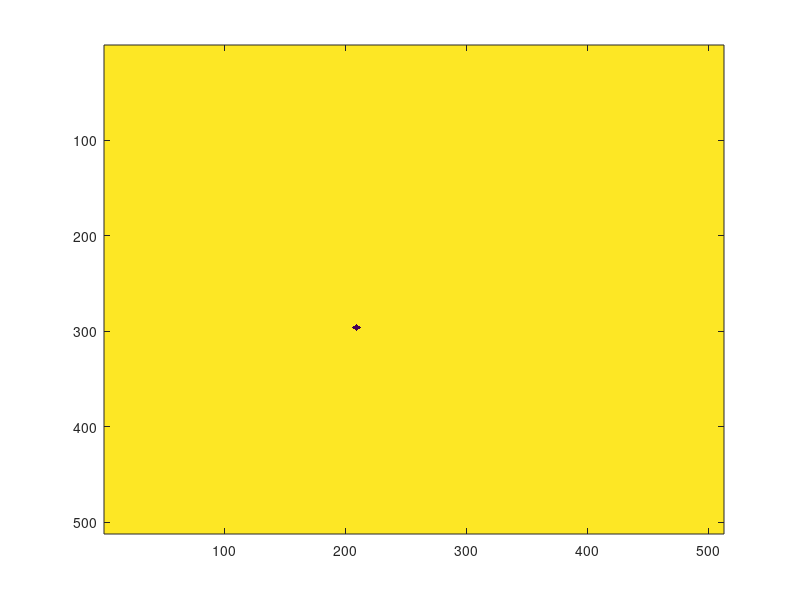
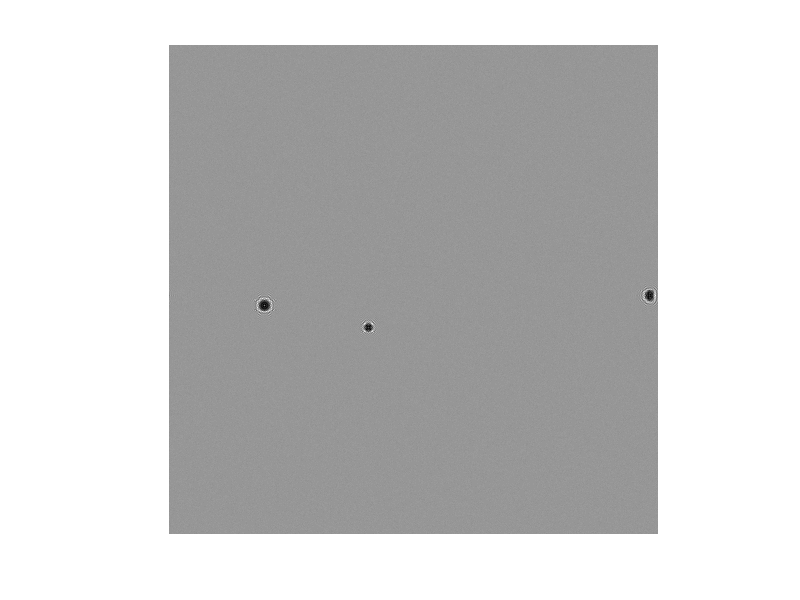

Here is the MATLAB script that generated these plots, in order: (Note: this script raises an error after producing the figures.)
%{
Nx            -- Number of voxels along voxel voume x axis
Ny            -- Number of voxels along voxel volume y axis
zmax          -- Number of voxels along voxel volume z axis
pixel_size    -- size in microns
particle_size -- diameter of particle in microns
lambda        -- wavelength of light in microns from the laser source
working_dist  -- distance between voxel and camera 1 along z direction
depth_factor  -- voxel length in z-direction in microns
mag           -- magnification
%}
%% Initial value setting
clc
clear all
Nx=512;   %pixels along x
Ny=512;   %pixels along y
mag=5;   
pixel_size=2*mag;%microns
lambda=532*10^-3; %microns
zmax=256;         %pixels
working_dist=1000;   %microns
depth_factor=2^11/zmax; % scaling, now range is set as 2.048cm,2^11microns 8um
%% generation hologram and corresponding ground true
data_cale = 10000;%datasets numbers
data_count = 1;
while data_count < data_cale
 r_out = 0;% particle radius ground true
 x_out = 0;% x ground true
 y_out =0 ;% y ground true
 depth = 0;% z ground true
%Simulating holograms
particle_number=randi(200);%particle number
sidex=Nx*pixel_size;
sidey=Nx*pixel_size;
pattern=zeros(Nx,Ny);
particle_size= randi([5,10],1,particle_number); %particle radius
object_mask=ones(Nx,Ny,particle_number);%Generate multiple particle planes
object_mask_out = ones(Nx,Ny);
pattern_size=2*(particle_size+5);
count=0;
iota=sqrt(-1);
%% Particles are generated in each plane
while count<particle_number
    X = randi([particle_size(count+1),Nx-particle_size(count+1)],1);
    Y = randi([particle_size(count+1),Ny-particle_size(count+1)],1);
    Xmax=min(X+pattern_size(count+1)-1,Nx-particle_size(count+1));
    Ymax=min(Y+pattern_size(count+1)-1,Ny-particle_size(count+1));
    if(pattern(X:Xmax,Y:Ymax)==zeros(Xmax-X+1,Ymax-Y+1))
        pattern(X:Xmax,Y:Ymax)=ones(Xmax-X+1,Ymax-Y+1);
        count=count+1;
        depth(count)=working_dist+randi(zmax)*depth_factor;
        
        numpoints=pattern_size(count);
        
        for theta = 0:2*pi/numpoints:pi-2*pi/numpoints
            xcirc=int16(particle_size(count)/2*cos(theta));
            ycirc=int16(particle_size(count)/2*sin(theta));
            Xmin=max(1,X-xcirc);
            Xmax=min(X+xcirc,Nx-particle_size(count));
            Ymin=max(1,Y-ycirc);
            Ymax=min(Y+ycirc,Ny-particle_size(count));
           
           
            object_mask(Xmin:Xmax,Ymin:Ymax,count) = 0;
            object_mask_out = object_mask_out + object_mask(:,:,count);
            figure(3)
            imagesc(object_mask(:,:,count));
           
        end
        r_out(count) = particle_size(count);
        x_out(count) = X;
        y_out(count) = Y;
%    object_mask(X:Xmax,Y:Ymax,count)=ones(Xmax-X+1,Ymax-Y+1); %square
    end
end
%% Generate hologram
for y=1:1:Ny
    for x=1:1:Nx
        phasemap(x,y)=2*pi/lambda*(1-((y-Ny/2-1)*lambda/sidey)^2-((x-Nx/2-1)*lambda/sidex)^2)^0.5;
%           f1(x,y) = exp(iota*pi*(x + y));
    end
end
phasemap=ifftshift(phasemap);
hologram=zeros(Nx,Ny);
hologram_recontruct=ones(Nx,Ny);
hologram2=zeros(Nx,Ny);
for j=1:1:particle_number
        prop(:,:,j) = exp(-iota*depth(j)*phasemap);
     
 prop_fft = fft2(object_mask(:,:,j));
 U  = ifft2(prop_fft.*prop(:,:,j));
hologram = hologram+abs(U).^2;
end
noisy_hologram=hologram+max(max(hologram))/100*rand(Nx,Ny);
I_new=mat2gray(noisy_hologram);
figure(8)
imshow(I_new);
filename=['./datasets/train_data/data/data/',num2str(data_count),'.tif'];
imwrite(I_new,filename,'tif');
%% Generate ground true
NEW_rgb=zeros(Nx,Ny);
z_max = max(depth);
z_min = min(depth);
z_change = 255/(z_max - z_min);
particle_number = length(r_out);
filename_x=['./datasets/ground_true_text/x_',num2str(data_count),'.txt'];
filename_y=['./datasets/ground_true_text/y_',num2str(data_count),'.txt'];
filename_r=['./datasets/ground_true_text/r_',num2str(data_count),'.txt'];
filename_d=['./datasets/ground_true_text/z_',num2str(data_count),'.txt'];
dlmwrite(filename_x,x_out,'delimiter','\t','newline','pc');
dlmwrite(filename_y,y_out,'delimiter','\t','newline','pc');
dlmwrite(filename_r,r_out,'delimiter','\t','newline','pc');
dlmwrite(filename_d,depth,'delimiter','\t','newline','pc');
for judge = 1:1:particle_number
    for particle_num = 1:1:particle_number

     for x = 1:1:Nx
        for y = 1:1:Ny
            if  y == y_out(particle_num) && x == x_out(particle_num)
                x_new = x - round(r_out(particle_num)/2);
                y_new = y - round(r_out(particle_num)/2);
                
                if y_new < 1
                    y_new = 1;
                end 
                if x_new < 1
                    x_new = 1;
                end
                for x_2_new = x_new:1:x_new+r_out(particle_num)
                    for y_2_new = y_new:1:y_new+r_out(particle_num)
                        
                        NEW_rgb(x_2_new,y_2_new) = (depth(particle_num)-1000)*z_change;
                    end
                end 
               
            end
        end
        
     end
    end
    
end
%save label data
I_new_1=mat2gray(NEW_rgb);
figure(2)
imshow(I_new_1);
filename_1=['./datasets/ground_true/label/label/',num2str(data_count),'.tif'];
imwrite(I_new_1,filename_1,'tif');
data_count = data_count +1;
end


